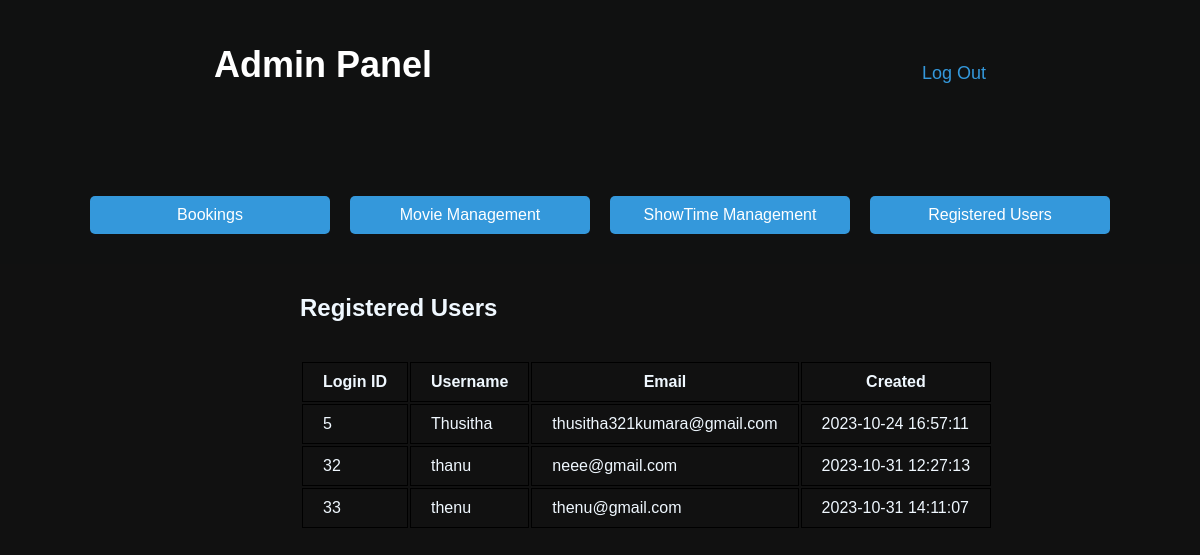
/admin/users.php, run on the app's committed database.
### tables this page shows
CREATE TABLE `users` (
  `id` int(11) NOT NULL,
  `name` varchar(100) NOT NULL,
  `email` varchar(255) NOT NULL,
  `password` varchar(255) NOT NULL,
  `created_at` timestamp NOT NULL DEFAULT current_timestamp()
);

### admin/users.php (the view, shortened to what this page needs)
<?php
include 'admin.php';
?>
<!DOCTYPE html>
<html lang="en">
<head>
    <link rel="stylesheet" type="text/css" href="description_style.css">
</head>
<body>
<div class="movie_details">
<h2 id="heading"><centre>Registered Users</centre> </h2>
<br>
    <table>
        <tr>
            <th>Login ID</th>
            <th>Username</th>
            <th>Email</th>
            <th>Created</th>
        </tr>
<?php
        $qry1=mysqli_query($conn,"SELECT * FROM users ");
        while($users=mysqli_fetch_array($qry1)){
        ?>
        <tr>
            <td><?php echo $users['id'];?></td>
            <td><?php echo $users['name'];?></td>
            <td><?php echo $users['email'];?></td>
            <td><?php echo $users['created_at'];?></td>
        </tr>
        <?php
        }
        ?>
    </div>
</body>
</html>

### admin/admin.css (style rules this page uses)
body { font-family: Arial, sans-serif; background-color: #e9d1d1; margin: 0; padding: 0; }

### admin/description_style.css (style rules this page uses)
body { color: aliceblue; background-color: #111111; }
.movie_details { margin: 30px; margin-left: 80px; justify-content: center; align-content: center; }
table td ,table th { border: 1px solid black; padding: 10px 20px; }
.add_movie_details, .movie_details { margin: 10px; margin-left: 300px; justify-content: center; align-content: center; }

### data on the page
users: id "5", name "Thusitha", email "thusitha321kumara@gmail.com", created_at "2023-10-24 16:57:11"
users: id "32", name "thanu", email "neee@gmail.com", created_at "2023-10-31 12:27:13"
users: id "33", name "thenu", email "thenu@gmail.com", created_at "2023-10-31 14:11:07"
